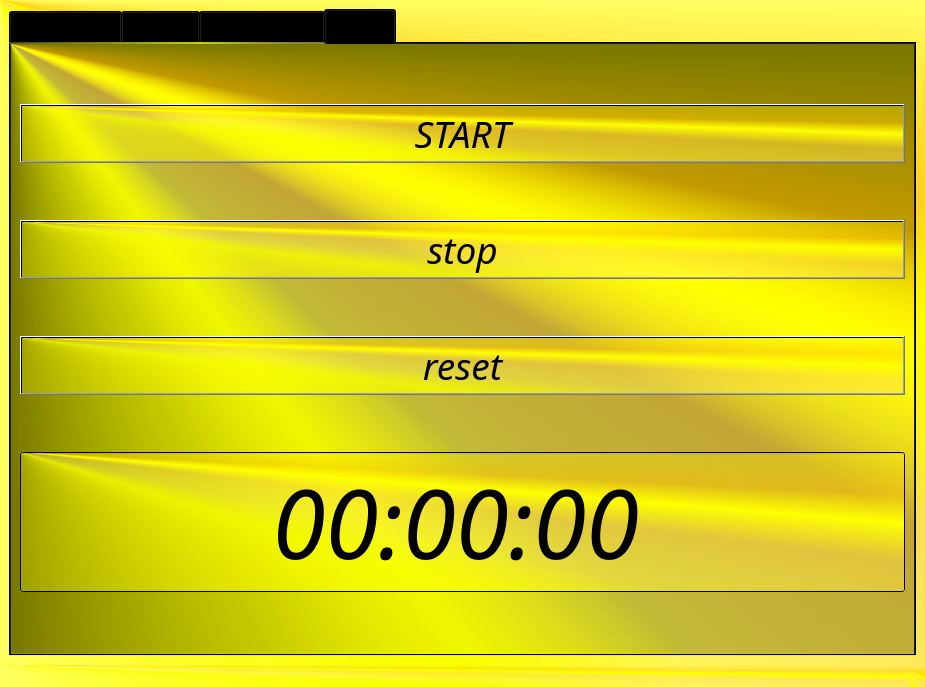
<?xml version="1.0" encoding="UTF-8"?>
<ui version="4.0">
 <class>MainWindow</class>
 <widget class="QMainWindow" name="MainWindow">
  <property name="geometry">
   <rect>
    <x>0</x>
    <y>0</y>
    <width>925</width>
    <height>687</height>
   </rect>
  </property>
  <property name="windowTitle">
   <string>MainWindow</string>
  </property>
  <property name="windowIcon">
   <iconset>
    <disabledon>../New folder (10)/وکتور-طرح-انتزاعی-نقشه-زمین.jpg</disabledon>
    <activeon>../New folder (10)/وکتور-طرح-انتزاعی-نقشه-زمین.jpg</activeon>
   </iconset>
  </property>
  <property name="styleSheet">
   <string notr="true">background:qconicalgradient(cx:0, cy:0, angle:135, stop:0 rgba(255, 255, 0, 69), stop:0.375 rgba(255, 255, 0, 69), stop:0.423533 rgba(251, 255, 0, 145), stop:0.45 rgba(247, 255, 0, 208), stop:0.477581 rgba(255, 244, 71, 130), stop:0.518717 rgba(255, 218, 71, 130), stop:0.55 rgba(255, 255, 0, 255), stop:0.57754 rgba(255, 203, 0, 130), stop:0.625 rgba(255, 255, 0, 69), stop:1 rgba(255, 255, 0, 69))</string>
  </property>
  <property name="iconSize">
   <size>
    <width>150</width>
    <height>138</height>
   </size>
  </property>
  <widget class="QWidget" name="centralwidget">
   <layout class="QGridLayout" name="gridLayout">
    <item row="0" column="0">
     <widget class="QTabWidget" name="tabWidget">
      <property name="font">
       <font>
        <family>Algerian</family>
        <pointsize>12</pointsize>
       </font>
      </property>
      <property name="currentIndex">
       <number>3</number>
      </property>
      <widget class="QWidget" name="tab">
       <attribute name="title">
        <string>world_clock</string>
       </attribute>
       <layout class="QGridLayout" name="gridLayout_2">
        <item row="0" column="0">
         <layout class="QGridLayout" name="gridLayout_3">
          <item row="1" column="0">
           <widget class="QLineEdit" name="lineEdit_3">
            <property name="sizePolicy">
             <sizepolicy hsizetype="Expanding" vsizetype="Preferred">
              <horstretch>0</horstretch>
              <verstretch>0</verstretch>
             </sizepolicy>
            </property>
            <property name="font">
             <font>
              <family>Digital-7 Italic</family>
              <pointsize>72</pointsize>
              <italic>true</italic>
             </font>
            </property>
            <property name="text">
             <string>  00:00 </string>
            </property>
           </widget>
          </item>
          <item row="0" column="0">
           <widget class="QLineEdit" name="lineEdit">
            <property name="sizePolicy">
             <sizepolicy hsizetype="Expanding" vsizetype="Preferred">
              <horstretch>0</horstretch>
              <verstretch>0</verstretch>
             </sizepolicy>
            </property>
            <property name="font">
             <font>
              <family>Digital-7 Italic</family>
              <pointsize>72</pointsize>
              <italic>true</italic>
             </font>
            </property>
            <property name="inputMask">
             <string/>
            </property>
            <property name="text">
             <string>  00:00 </string>
            </property>
           </widget>
          </item>
          <item row="3" column="0">
           <widget class="QLineEdit" name="lineEdit_2">
            <property name="sizePolicy">
             <sizepolicy hsizetype="Expanding" vsizetype="Preferred">
              <horstretch>0</horstretch>
              <verstretch>0</verstretch>
             </sizepolicy>
            </property>
            <property name="font">
             <font>
              <family>Digital-7 Italic</family>
              <pointsize>72</pointsize>
              <italic>true</italic>
             </font>
            </property>
            <property name="text">
             <string>  00:00 </string>
            </property>
            <property name="cursorPosition">
             <number>8</number>
            </property>
           </widget>
          </item>
          <item row="2" column="0">
           <widget class="QLineEdit" name="lineEdit_4">
            <property name="sizePolicy">
             <sizepolicy hsizetype="Expanding" vsizetype="Preferred">
              <horstretch>0</horstretch>
              <verstretch>0</verstretch>
             </sizepolicy>
            </property>
            <property name="font">
             <font>
              <family>Digital-7 Italic</family>
              <pointsize>72</pointsize>
              <italic>true</italic>
             </font>
            </property>
            <property name="text">
             <string>  00:00 </string>
            </property>
           </widget>
          </item>
         </layout>
        </item>
        <item row="0" column="1">
         <layout class="QVBoxLayout" name="verticalLayout">
          <item>
           <widget class="QPushButton" name="pushButton_2">
            <property name="font">
             <font>
              <family>Digital-7 Italic</family>
              <pointsize>72</pointsize>
              <italic>true</italic>
             </font>
            </property>
            <property name="text">
             <string>WORLD</string>
            </property>
            <property name="flat">
             <bool>true</bool>
            </property>
           </widget>
          </item>
          <item>
           <widget class="QPushButton" name="pushButton_3">
            <property name="font">
             <font>
              <family>Digital-7 Italic</family>
              <pointsize>72</pointsize>
              <italic>true</italic>
             </font>
            </property>
            <property name="text">
             <string>US</string>
            </property>
            <property name="flat">
             <bool>true</bool>
            </property>
           </widget>
          </item>
          <item>
           <widget class="QPushButton" name="pushButton">
            <property name="font">
             <font>
              <family>Digital-7 Italic</family>
              <pointsize>72</pointsize>
              <italic>true</italic>
             </font>
            </property>
            <property name="text">
             <string>IRAN</string>
            </property>
            <property name="flat">
             <bool>true</bool>
            </property>
           </widget>
          </item>
          <item>
           <widget class="QPushButton" name="pushButton_4">
            <property name="font">
             <font>
              <family>Digital-7 Italic</family>
              <pointsize>72</pointsize>
              <italic>true</italic>
             </font>
            </property>
            <property name="text">
             <string>GERMANY</string>
            </property>
            <property name="flat">
             <bool>true</bool>
            </property>
           </widget>
          </item>
         </layout>
        </item>
       </layout>
      </widget>
      <widget class="QWidget" name="tab_2">
       <attribute name="title">
        <string>ALARM</string>
       </attribute>
       <layout class="QGridLayout" name="gridLayout_4">
        <item row="2" column="1">
         <widget class="QPushButton" name="pushButton_8">
          <property name="font">
           <font>
            <family>Digital-7 Italic</family>
            <pointsize>36</pointsize>
            <italic>true</italic>
           </font>
          </property>
          <property name="text">
           <string>-</string>
          </property>
         </widget>
        </item>
        <item row="1" column="1">
         <widget class="QPushButton" name="pushButton_5">
          <property name="font">
           <font>
            <family>Digital-7 Italic</family>
            <pointsize>36</pointsize>
            <italic>true</italic>
           </font>
          </property>
          <property name="text">
           <string>+</string>
          </property>
         </widget>
        </item>
        <item row="0" column="1">
         <layout class="QGridLayout" name="gridLayout_6"/>
        </item>
       </layout>
      </widget>
      <widget class="QWidget" name="tab_3">
       <attribute name="title">
        <string>STOP_WATCH</string>
       </attribute>
       <layout class="QFormLayout" name="formLayout">
        <item row="1" column="1">
         <widget class="QPushButton" name="pushButton_6">
          <property name="font">
           <font>
            <family>Digital-7 Italic</family>
            <pointsize>28</pointsize>
            <italic>true</italic>
           </font>
          </property>
          <property name="text">
           <string>START</string>
          </property>
         </widget>
        </item>
        <item row="3" column="1">
         <widget class="QPushButton" name="pushButton_7">
          <property name="font">
           <font>
            <family>Digital-7 Italic</family>
            <pointsize>28</pointsize>
            <italic>true</italic>
           </font>
          </property>
          <property name="text">
           <string>reset</string>
          </property>
         </widget>
        </item>
        <item row="5" column="1">
         <widget class="QLineEdit" name="lineEdit_5">
          <property name="font">
           <font>
            <family>Digital-7 Italic</family>
            <pointsize>72</pointsize>
            <italic>true</italic>
           </font>
          </property>
          <property name="text">
           <string>          00:00:00</string>
          </property>
         </widget>
        </item>
        <item row="2" column="1">
         <widget class="QPushButton" name="pushButton_11">
          <property name="font">
           <font>
            <family>Digital-7 Italic</family>
            <pointsize>28</pointsize>
            <italic>true</italic>
           </font>
          </property>
          <property name="text">
           <string>stop</string>
          </property>
         </widget>
        </item>
       </layout>
      </widget>
      <widget class="QWidget" name="tab_4">
       <attribute name="title">
        <string>TIMER</string>
       </attribute>
       <layout class="QGridLayout" name="gridLayout_5">
        <item row="4" column="0">
         <widget class="QLineEdit" name="lineEdit_6">
          <property name="font">
           <font>
            <family>Digital-7 Italic</family>
            <pointsize>72</pointsize>
            <italic>true</italic>
           </font>
          </property>
          <property name="text">
           <string>          00:00:00</string>
          </property>
         </widget>
        </item>
        <item row="3" column="0">
         <widget class="QPushButton" name="pushButton_10">
          <property name="font">
           <font>
            <family>Digital-7 Italic</family>
            <pointsize>28</pointsize>
            <italic>true</italic>
           </font>
          </property>
          <property name="text">
           <string>reset</string>
          </property>
         </widget>
        </item>
        <item row="1" column="0">
         <widget class="QPushButton" name="pushButton_9">
          <property name="font">
           <font>
            <family>Digital-7 Italic</family>
            <pointsize>28</pointsize>
            <italic>true</italic>
           </font>
          </property>
          <property name="text">
           <string>START</string>
          </property>
         </widget>
        </item>
        <item row="2" column="0">
         <widget class="QPushButton" name="pushButton_12">
          <property name="font">
           <font>
            <family>Digital-7 Italic</family>
            <pointsize>28</pointsize>
            <italic>true</italic>
           </font>
          </property>
          <property name="text">
           <string>stop</string>
          </property>
         </widget>
        </item>
       </layout>
      </widget>
     </widget>
    </item>
   </layout>
  </widget>
  <widget class="QMenuBar" name="menubar">
   <property name="geometry">
    <rect>
     <x>0</x>
     <y>0</y>
     <width>925</width>
     <height>22</height>
    </rect>
   </property>
  </widget>
  <widget class="QStatusBar" name="statusbar"/>
 </widget>
 <resources/>
 <connections/>
</ui>
